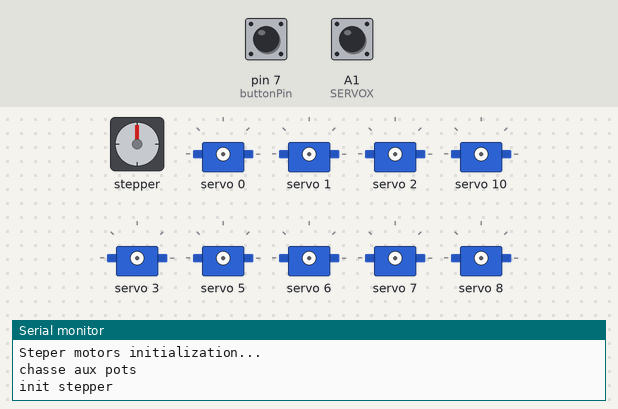
The sketch below on a simulated Arduino Uno, built with avr-gcc and run on an emulated ATmega328P. Shown: stepper motor, 9 × servo, the last lines printed to the serial monitor. Wiring (inferred from the names in the program): stepper motor driver (200 steps per turn assumed): step pin 12; direction pin 13; enable pin 8. The test bench sets the inputs (shaded band); at power-on: pin 7 (buttonPin) HIGH, A1 (SERVOX) HIGH.

Above: at 0.9 s.
1.0 s: pin 7 (buttonPin) pulled LOW for 0.15 s
At 6.2 s:
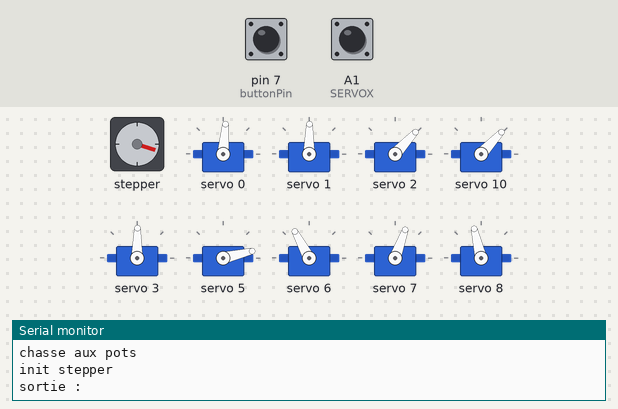
At 11.1 s:
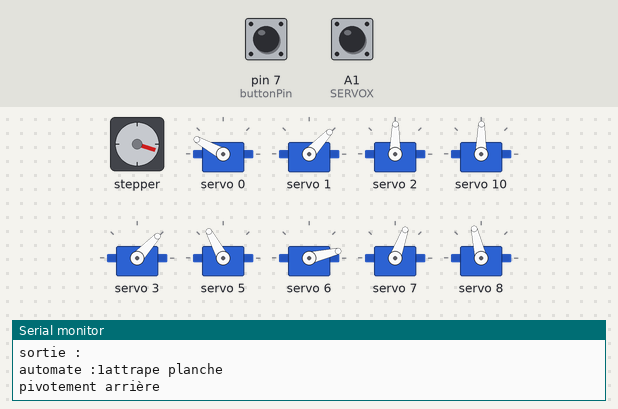
Timing chart, 0 to 22.8 s (numbered marks = the images above; inputs shaded):
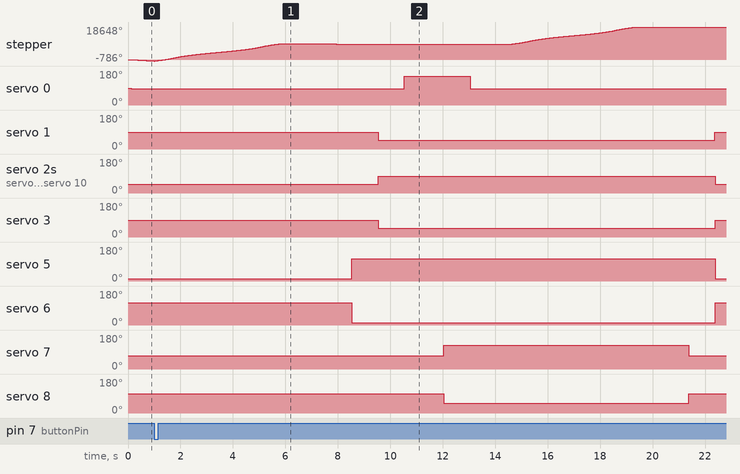

Measured:
- after the input at 1.0 s, servo 0: 85° → 151° after 9.5 s, → 85° 2.5 s later; servo 1, servo 3: 89° → 47° after 8.5 s; servo 2, servo 10: 47° → 89° after 8.5 s; servo 5: 13° → 118° after 7.5 s; servo 6: 118° → 13° after 7.5 s

The sketch:

testascenseur.ino
```cpp
#include <TM1637.h>
#include <SpeedyStepper.h>
// version du 28/01/2025
// commande du moteur pas à pas pour l'ascenseur à courroie
// avec commande des servo via ada1411 en I2c
// RAF : 4 canaux pour telecommande
// voies A1, 11, 9 et 10
// comment concilier commandes directes avec sequenceur ?
// etat d'attente avec lecture etat des 5 pattes de la RC
// si patte pince ==1 et etat== ouvertes,   fermeture pince, memorisation état,  retour à l'état d'attente.
// si patte pince ==0 et etat== fermées,   ouverture pince, memorisation état,  retour à l'état d'attente.
// idem pour inclinaison
//si patte 3==1  sequence de construction commence avec attrapage planche, inclinaison,
// attente patte4 == 1 pour eccartement, montée, centrage, pose,...
// attente patte4==0 pour retour en position initiale.


// voie 1 ouverture/fermeture pinces
// voie 2 inclinaison
// voie 3 declenchement construction

//RC canal 2      bleu      Hold            A1
//RC canal 3      orange    End Stop -Z     11
// RC canal 2  jaune     End Stop -X     9
// RC canal 2  blanc      End Stop -Y     10
// branchements sur CNC :
//RC canal 1      gris     Abort            A0
//RC canal 2      bleu      Hold            A1
//RC canal 3      orange    End Stop -Z     11
//RC canal 4      jaune     ZDir            7
// afficheur CLK  jaune     End Stop -X     9
// afficheurDIO  blanc      End Stop -Y     10
// servo 0 = inclinaison mat
// servo 1 = pince intérieurG
// servo 2 = pince intérieurD
// servo 10 = pince éxtérieurG // voie 4 HS
// servo 3 = pince éxtérieurD
// servo 5 = pince planche G
// servo 6 = pince planche D
// servo 7 = rotation pince éxtérieur
#define inclinaison_mat 0
#define pince_interieurG 1
#define pince_interieurD 2
#define pince_exterieurG 10
#define pince_exterieurD 3
#define pince_plancheG 5
#define pince_plancheD 6
#define rotation_pinces_exterieursG 7
#define rotation_pinces_exterieursD 8
const int buttonPin = 7;     // voie inter fin de course  = Z DIR
// les voies X et Z ne sont pas utilisés
//   libre pour COMMUNO2
// X Dir (5) , ca servait pour l'inter de démarrage
#include <Wire.h>
#include <Adafruit_PWMServoDriver.h>
//#define DEBUG
//#include "robot.h"
//#include "RCControl.h"
//#include "TM1637.h"
//#define CDE_RELAIS   4 // patte arduino branchement relais commande lumière
#define PWM_RELAIS   7 // patte arduino branchement telcommande voie hG
#define PWM_AFFICHEUR   11
#define CMD_MIN_MAX_FILTRE 5 //valeur pour filtrer autour du zero pour av/ar et G/D
#define COMMUNO1 4  // patte UNo pour comm vers arduino pince avant
#define COMMUNO2 9    // autres pinces valeur à trouver
#define TEMPS_AVANT_DEGUISEMENT 100000
const int MOTOR_STEP_PIN = 12;
const int MOTOR_DIRECTION_PIN = 13;
const int ENABLE =8;
const int stepfor1cm = 333;

#define SERVOMIN  150 // This is the 'minimum' pulse length count (out of 4096)
#define SERVOMAX  600 // This is the 'maximum' pulse length count (out of 4096)
#define USMIN  600 // This is the rounded 'minimum' microsecond length based on the minimum pulse of 150
#define USMAX  2400 // This is the rounded 'maximum' microsecond length based on the maximum pulse of 600
#define SERVO_FREQ 50 // Analog servos run at ~50 Hz updates

#define SERVOPINCE 11  //bouton gauche de la RC
#define SERVOINCLINE 9
#define SERVOX A1
#define SERVOY 10

//X STEP et Z STEP
//#define CLK 9//pins definitions for TM1637 and can be changed to other ports
//#define DIO 10
//RCControl control;
//Robot r;
// create the stepper motor object
SpeedyStepper stepper;
//TM1637 tm1637(CLK,DIO);
// called this way, it uses the default address 0x40
Adafruit_PWMServoDriver pwm = Adafruit_PWMServoDriver(0x40);
float throttle;
float steering;
float throttle0;
float steering0;
float deltav= 1; // valeur d'acceleration maxi
float commande_pinces;
//float commande_afficheur;
float commande_score;
int rcCalibrationPin = 2;  //  X sur CNC, à boucler au 5V
int score = 42;
uint32_t temps_dernier_score = 0;
int drapeau=0;
int buttonState = 0;
bool premierefois=true;
#define TEMPS_ENTRE_2_AFFICHAGES_MS 150   //300
// INITIALIZATION **************************************************
void setup()
{
//tm1637.init();
//tm1637.set(BRIGHT_TYPICAL);//BRIGHT_TYPICAL = 2,BRIGHT_DARKEST = 0,BRIGHTEST = 7;displayInt(42);
//displayInt(1515); // pour test
//pinMode(rcCalibrationPin, INPUT_PULLUP);
//pinMode(COMMUNO1, OUTPUT); // comm avec arduino pinces
//pinMode(COMMUNO2, OUTPUT); // comm avec arduino pinces
//pinMode(PWM_RELAIS, INPUT);// lecture manette RC pour leds
//pinMode(PWM_AFFICHEUR, INPUT);// lecture manette RC pour leds
Serial.begin(115200); // Serial output to console
delay(100);
Serial.println("Programme Testascenseur version du 23/01/2025");
Serial.println("dans Gaviou/MJC/coupe robot 2025");
Serial.println("Départ");
// STEPPER MOTORS INITIALIZATION
Serial.println("Steper motors initialization...");
pinMode(buttonPin, INPUT_PULLUP);
pinMode(ENABLE, OUTPUT);
pinMode(MOTOR_STEP_PIN, OUTPUT);
pinMode(MOTOR_DIRECTION_PIN, OUTPUT);

// declaration des 4 entrees RC
pinMode(SERVOPINCE, INPUT_PULLUP);
pinMode(SERVOINCLINE, INPUT_PULLUP);
pinMode(SERVOX, INPUT_PULLUP);
pinMode(SERVOY, INPUT_PULLUP);


// pour le controleur des servo
pwm.begin();
  /*
   * In theory the internal oscillator (clock) is 25MHz but it really isn't
   * that precise. You can 'calibrate' this by tweaking this number until
   * you get the PWM update frequency you're expecting!
   * The int.osc. for the PCA9685 chip is a range between about 23-27MHz and
   * is used for calculating things like writeMicroseconds()
   * Analog servos run at ~50 Hz updates, It is importaint to use an
   * oscilloscope in setting the int.osc frequency for the I2C PCA9685 chip.
   * 1) Attach the oscilloscope to one of the PWM signal pins and ground on
   *    the I2C PCA9685 chip you are setting the value for.
   * 2) Adjust setOscillatorFrequency() until the PWM update frequency is the
   *    expected value (50Hz for most ESCs)
   * Setting the value here is specific to each individual I2C PCA9685 chip and
   * affects the calculations for the PWM update frequency.
   * Failure to correctly set the int.osc value will cause unexpected PWM results
   */
  pwm.setOscillatorFrequency(27000000);
  pwm.setPWMFreq(SERVO_FREQ);  // Analog servos run at ~50 Hz updates
  delay(5);
// initialisation
// CHASSE AUX POTS
// CAD attrape planche en position passante (+ 10mm par rapport à la butée basse)
// pinces à pots non verrouillées
// pinces à pots extérieures rentrées
// pivot ascenceur vers l'avant
Serial.println("chasse aux pots");
    pwm.setPWM(inclinaison_mat, 0, 290);// 290 postion avant 430 position arrière
    pwm.setPWM(pince_interieurG, 0, 300);// 210 verrouillé 300 deverrouillé
    pwm.setPWM(pince_interieurD, 0, 210);// 300 verrouillé 210 deverrouillé
    pwm.setPWM(pince_exterieurG, 0, 210);// 300 verrouillé210 deverrouillé
    pwm.setPWM(pince_exterieurD, 0, 300);// 210 verrouillé 300 deverrouillé
    pwm.setPWM(pince_plancheG, 0, 140);// 360 verrouillé 140 deverrouillé
    pwm.setPWM(pince_plancheD, 0, 360);//140 verrouillé 360 deverrouillé
    pwm.setPWM(rotation_pinces_exterieursG, 0, 260);// 260 centré 375 sorti
    pwm.setPWM(rotation_pinces_exterieursD, 0, 330);// 330 centré 220 sorti
// init pos ascenseur, max en bas
init_stepper();
Serial.println("sortie :");

// on monte un peu, pour etre en postion d'attrapage des planches
monte(5500);
//while(1);// attente pour test
delay(1500);
}
//****************************************************************************************
//**********************************************************************
void loop()
{
int etatlu;

etatlu = digitalRead(SERVOX);
Serial.print("automate :");
Serial.print(etatlu);
if(etatlu==1)  // on lance la construction
  {
    automate();
}
etatlu = digitalRead(SERVOX);
Serial.print("fin construction :");
Serial.print(etatlu);
if(etatlu==1)  // on lance la construction
  {
delay(1500);
}
//--------
etatlu = digitalRead(SERVOPINCE);
Serial.print("pinces :");
Serial.print(etatlu);
if(etatlu==1)  // on verrouille
  {
    pwm.setPWM(pince_interieurG, 0, 210);// 210 verrouillé 300 deverrouillé
    pwm.setPWM(pince_interieurD, 0, 300);// 300 verrouillé 210 deverrouillé
    pwm.setPWM(pince_exterieurG, 0, 300);// 300 verrouillé210 deverrouillé
    pwm.setPWM(pince_exterieurD, 0, 210);// 210 verrouillé 300 deverrouillé
}
else
  {
    pwm.setPWM(pince_interieurG, 0, 300);// 210 verrouillé 300 deverrouillé
    pwm.setPWM(pince_interieurD, 0, 210);// 300 verrouillé 210 deverrouillé
    pwm.setPWM(pince_exterieurG, 0, 210);// 300 verrouillé210 deverrouillé
    pwm.setPWM(pince_exterieurD, 0, 300);// 210 verrouillé 300 deverrouillé
       // descente ascenseur suite à depose baderolle
    if(premierefois==true)
    {premierefois=false;
    delay(3000);
    descend(5000);
      }
}
delay(50);
etatlu = digitalRead(SERVOINCLINE);
Serial.print(" incline :");
Serial.println(etatlu);
if(etatlu==1)  // on incline
  {
    pwm.setPWM(inclinaison_mat, 0, 430);// 290 postion avant 430 position arrière
}
else
  {
    pwm.setPWM(inclinaison_mat, 0, 290);// 290 postion avant 430 position arrière
}
delay(50);


}

void loop_old()
{
//@@@@@@@@@@@@@@@@@@@@@@@@@@@@@@@@@@@@@@@@@@@@@@@@@@@@@@@@@@@@@@@@@@@@
//ATTRAPER PLANCHE
// descente attrape planche,position basse
// verrouillage pinces à planche
// verrouillage pinces à pots
// pinces à pots extérieures rentrées
// pivot ascenceur vers l'avant
delay(2000);
descend(400);
Serial.println("attrape planche");
delay(1500);
pwm.setPWM(pince_plancheG, 0, 360);// 360 verrouillé 140 deverrouillé
pwm.setPWM(pince_plancheD, 0, 140);//  140 verrouillé 360 deverrouillé
delay(1000);
pwm.setPWM(pince_interieurG, 0, 210);// 210 verrouillé 300 deverrouillé
pwm.setPWM(pince_interieurD, 0, 300);// 300 verrouillé 210 deverrouillé
pwm.setPWM(pince_exterieurG, 0, 300);//
pwm.setPWM(pince_exterieurD, 0, 210);// 210 verrouillé 300 deverrouillé

//while(1);// attente pour test

//@@@@@@@@@@@@@@@@@@@@@@@@@@@@@@@@@@@@@@@@@@@@@@@@@@@@@@@@@@@@@@@@@@@@
// PIVOTER POUR TRANSPORT
// attrape planche en position basse (+ 10mm par rapport à la butée basse)
// pinces à pots  verrouillées
// pinces à pots extérieures rentrées
// pivotement ascenceur vers l'arrière
delay(1000);
//monte(666);//?????
Serial.println("pivotement arrière");
pwm.setPWM(inclinaison_mat, 0, 430);// 290 postion avant 430 position arrière
delay(500);
//while(1);// attente pour test


//@@@@@@@@@@@@@@@@@@@@@@@@@@@@@@@@@@@@@@@@@@@@@@@@@@@@@@@@@@@@@@@@@@@@
// ECCARTER LES POTS EXTERIEURS
// attrape planche en position basse (+ 10mm par rapport à la butée basse)
// pinces à pots  verrouillées
// pinces à pots extérieures rentrées
// pivotement ascenceur vers l'arrière
delay(1000);

Serial.println("eccartement pinces ext");
pwm.setPWM(rotation_pinces_exterieursG, 0, 375);// 260 centré 375 sorti
pwm.setPWM(rotation_pinces_exterieursD, 0, 220);// 330 centré 220 sorti
//while(1);// attente pour test

//@@@@@@@@@@@@@@@@@@@@@@@@@@@@@@@@@@@@@@@@@@@@@@@@@@@@@@@@@@@@@@@@@@@@
// PLACER LE GRADIN
// attrape planche en position basse (+ 10mm par rapport à la butée basse)
// pinces à pots  verrouillées
// pinces à pots extérieures rentrées
// pivotement ascenceur vers l'avant
delay(1000);
Serial.println("pivotement avant");
pwm.setPWM(inclinaison_mat, 0, 290);// 290 postion avant 430 position arrière
delay(500);
//while(1);// attente pour test

//@@@@@@@@@@@@@@@@@@@@@@@@@@@@@@@@@@@@@@@@@@@@@@@@@@@@@@@@@@@@@@@@@@@@
// MONTER LES POTS EXTERIEURS ET LA PLANCHE SUP
// attrape planche en position basse (+ 10mm par rapport à la butée basse)
// pinces à pots  verrouillées
// pinces à pots extérieures sorties

delay(1000);
 // vers le haut
Serial.println("montée");
monte(5500);
delay(1000);
//r.setMovingSpeeds(0,0);
//while(1);// attente pour test

//@@@@@@@@@@@@@@@@@@@@@@@@@@@@@@@@@@@@@@@@@@@@@@@@@@@@@@@@@@@@@@@@@@@@
// RECENTRER LES POTS EXTERIEURS
// attrape planche en position basse (+ 10mm par rapport à la butée basse)
// pinces à pots  verrouillées
// pinces à pots extérieures rentrées
// pivotement ascenceur vers l'arrière
delay(1000);

Serial.println("re centrage pinces ext");
pwm.setPWM(rotation_pinces_exterieursG, 0, 260);// 260 centré 375 sorti
pwm.setPWM(rotation_pinces_exterieursD, 0, 330);// 330 centré 220 sorti
//while(1);// attente pour test


//@@@@@@@@@@@@@@@@@@@@@@@@@@@@@@@@@@@@@@@@@@@@@@@@@@@@@@@@@@@@@@@@@@@@
// POSER LES POTS EXTERIEURS ET LA PLANCHE SUP
// attrape planche en position basse (+ 10mm par rapport à la butée basse)
// pinces à pots  verrouillées
// pinces à pots extérieures rentrées
// pivotement ascenceur vers l'arrière
delay(1000);
Serial.println("pose etage sup");
pwm.setPWM(pince_interieurG, 0, 300);// 210 verrouillé 300 deverrouillé
pwm.setPWM(pince_interieurD, 0, 210);// 300 verrouillé 210 deverrouillé
pwm.setPWM(pince_exterieurG, 0, 210);// 210 verrouillé 300 deverrouillé
pwm.setPWM(pince_exterieurD, 0,300);// 210 verrouillé 300 deverrouillé
pwm.setPWM(pince_plancheG, 0, 140);// 360 verrouillé 140 deverrouillé
pwm.setPWM(pince_plancheD, 0,360);//  140 verrouillé 360 deverrouillé


//@@@@@@@@@@@@@@@@@@@@@@@@@@@@@@@@@@@@@@@@@@@@@@@@@@@@@@@@@@@@@@@@@@@@
// MONTER UN PEU POUR POUVOIR RECULER
// attrape planche en position basse (+ 10mm par rapport à la butée basse)
// pinces à pots  verrouillées
// pinces à pots extérieures sorties

delay(1000);
Serial.println("montée sup");
//monte(100);  on suppose que ca tombe

delay(50);


//@@@@@@@@@@@@@@@@@@@@@@@@@@@@@@@@@@@@@@@@@@@@@@@@@@@@@@@@@@@@@@@@@@@@@
// redescente
delay(1000);
descend(5200);
//while(1);// attente pour test

//@@@@@@@@@@@@@@@@@@@@@@@@@@@@@@@@@@@@@@@@@@@@@@@@@@@@@@@@@@@@@@@@@@@@
// CHASSE AUX POTS
// CAD attrape planche en position passante (+ 10mm par rapport à la butée basse)
// pinces à pots non verrouillées
// pinces à pots extérieures rentrées
// pivot ascenceur vers l'avant
delay(1000);
Serial.println("chasse aux pots");
pwm.setPWM(inclinaison_mat, 0, 430);// 290 postion avant 430 position arrière
pwm.setPWM(pince_interieurG, 0, 300);// 210 verrouillé 300 deverrouillé
pwm.setPWM(pince_interieurD, 0, 210);// 300 verrouillé 210 deverrouillé
pwm.setPWM(pince_exterieurG, 0, 210);//
pwm.setPWM(pince_exterieurD, 0, 300);// 210 verrouillé 300 deverrouillé
pwm.setPWM(pince_plancheG, 0, 140);// 360 verrouillé 140 deverrouillé
pwm.setPWM(pince_plancheD, 0, 360);//  140 verrouillé 360 deverrouillé
pwm.setPWM(rotation_pinces_exterieursG, 0, 260);// 260 centré 375 sorti
pwm.setPWM(rotation_pinces_exterieursD, 0, 330);// 330 centré 220 sorti
// init pos ascenseur, max en bas
init_stepper();
monte(500);
Serial.println("sortie :");
delay(500);
while(1);// attente
}
//******************************************************************
//******************************************************
void displayInt(int value) {
  int reste = 0;
  int milliers = value/1000;
  reste = value - milliers*1000;
  int centaine = reste/100;
  reste = reste - centaine*100;
  int dixaine = reste/10;
  int unite = reste - dixaine * 10;
 // tm1637.display(0,milliers);
  //tm1637.display(1,centaine);
  //tm1637.display(2,dixaine);
  //tm1637.display(3,unite);
}
//********************************************************************
void init_stepper(void)  // pour aller cherche le fin course de l'ascenseur
{
buttonState = digitalRead(buttonPin);
Serial.println("init stepper");
digitalWrite(ENABLE,0);
digitalWrite(MOTOR_DIRECTION_PIN, LOW);
while(buttonState ==1) // recherche butée basse ascenseur
  {
   buttonState = digitalRead(buttonPin);
  digitalWrite(MOTOR_STEP_PIN, HIGH);
  //delayMicroseconds(2000);//150
  delay_1us();
  digitalWrite(MOTOR_STEP_PIN, LOW);
  delayMicroseconds(2000);//150
}
}
//**********************************************************************
void delay_1us()
{
__asm__ __volatile__ (
      "nop" "\n\t"
      "nop" "\n\t"
      "nop" "\n\t"
      "nop" "\n\t"
      "nop" "\n\t"
      "nop" "\n\t"
      "nop" "\n\t"
      "nop" "\n\t"
      "nop" "\n\t"
      "nop" "\n\t"
      "nop" "\n\t"
      "nop" "\n\t"
      "nop" "\n\t"
      "nop" "\n\t"
      "nop" "\n\t"
      "nop");
}
//**********************************************************
void monte(int pas)
{
  // 333 pas pour 1 cm
long numberOfSteps = pas;
int n;
digitalWrite(ENABLE,0);
digitalWrite(MOTOR_DIRECTION_PIN, HIGH);  // high motée
for(n = 0; n < (numberOfSteps/2); n++)
{
  digitalWrite(MOTOR_STEP_PIN, HIGH);
  //delayMicroseconds(2000);//150
  delay_1us();
  digitalWrite(MOTOR_STEP_PIN, LOW);
  //delayMicroseconds(1000);//150
  //delayMicroseconds(300);//150
  delayMicroseconds(abs(500-n/2)+500);
  //Serial.println(n);
}
for(n = (numberOfSteps/2); n >0 ; n--)
{
  digitalWrite(MOTOR_STEP_PIN, HIGH);
  //delayMicroseconds(2000);//150
  delay_1us();
  digitalWrite(MOTOR_STEP_PIN, LOW);
  //delayMicroseconds(1000);//150
  //delayMicroseconds(300);//150
  delayMicroseconds(abs(500-n/2)+500);
  //Serial.println(n);
}
}
//**********************************************************
void descend(int pas)
{
  // 333 pas pour 1 cm
long numberOfSteps = pas;
int n;
digitalWrite(ENABLE,0);
digitalWrite(MOTOR_DIRECTION_PIN, LOW);  // high motée
for(n = 0; n < (numberOfSteps/2); n++)
{
  digitalWrite(MOTOR_STEP_PIN, HIGH);
  delay_1us();
  digitalWrite(MOTOR_STEP_PIN, LOW);
  delayMicroseconds(abs(500-n/2)+500);
}
for(n = (numberOfSteps/2); n >0 ; n--)
{
  digitalWrite(MOTOR_STEP_PIN, HIGH);
  delay_1us();
  digitalWrite(MOTOR_STEP_PIN, LOW);
  delayMicroseconds(abs(500-n/2)+500);

}
}

void automate(void)
{
//@@@@@@@@@@@@@@@@@@@@@@@@@@@@@@@@@@@@@@@@@@@@@@@@@@@@@@@@@@@@@@@@@@@@
//ATTRAPER PLANCHE
// descente attrape planche,position basse
// verrouillage pinces à planche
// verrouillage pinces à pots
// pinces à pots extérieures rentrées
// pivot ascenceur vers l'avant
delay(500);
descend(200);
Serial.println("attrape planche");
delay(500);
pwm.setPWM(pince_plancheG, 0, 360);// 360 verrouillé 140 deverrouillé
pwm.setPWM(pince_plancheD, 0, 140);//  140 verrouillé 360 deverrouillé
delay(1000);
pwm.setPWM(pince_interieurG, 0, 210);// 210 verrouillé 300 deverrouillé
pwm.setPWM(pince_interieurD, 0, 300);// 300 verrouillé 210 deverrouillé
pwm.setPWM(pince_exterieurG, 0, 300);//
pwm.setPWM(pince_exterieurD, 0, 210);// 210 verrouillé 300 deverrouillé

//while(1);// attente pour test

//@@@@@@@@@@@@@@@@@@@@@@@@@@@@@@@@@@@@@@@@@@@@@@@@@@@@@@@@@@@@@@@@@@@@
// PIVOTER POUR TRANSPORT
// attrape planche en position basse (+ 10mm par rapport à la butée basse)
// pinces à pots  verrouillées
// pinces à pots extérieures rentrées
// pivotement ascenceur vers l'arrière
delay(1000);
//monte(666);//?????
Serial.println("pivotement arrière");
pwm.setPWM(inclinaison_mat, 0, 430);// 290 postion avant 430 position arrière
delay(500);
//while(1);// attente pour test


//@@@@@@@@@@@@@@@@@@@@@@@@@@@@@@@@@@@@@@@@@@@@@@@@@@@@@@@@@@@@@@@@@@@@
// ECCARTER LES POTS EXTERIEURS
// attrape planche en position basse (+ 10mm par rapport à la butée basse)
// pinces à pots  verrouillées
// pinces à pots extérieures rentrées
// pivotement ascenceur vers l'arrière
delay(1000);

Serial.println("eccartement pinces ext");
pwm.setPWM(rotation_pinces_exterieursG, 0, 375);// 260 centré 375 sorti
pwm.setPWM(rotation_pinces_exterieursD, 0, 220);// 330 centré 220 sorti
//while(1);// attente pour test

//@@@@@@@@@@@@@@@@@@@@@@@@@@@@@@@@@@@@@@@@@@@@@@@@@@@@@@@@@@@@@@@@@@@@
// PLACER LE GRADIN
// attrape planche en position basse (+ 10mm par rapport à la butée basse)
// pinces à pots  verrouillées
// pinces à pots extérieures rentrées
// pivotement ascenceur vers l'avant
delay(1000);
Serial.println("pivotement avant");
pwm.setPWM(inclinaison_mat, 0, 290);// 290 postion avant 430 position arrière
delay(500);
//while(1);// attente pour test

//@@@@@@@@@@@@@@@@@@@@@@@@@@@@@@@@@@@@@@@@@@@@@@@@@@@@@@@@@@@@@@@@@@@@
// MONTER LES POTS EXTERIEURS ET LA PLANCHE SUP
// attrape planche en position basse (+ 10mm par rapport à la butée basse)
// pinces à pots  verrouillées
// pinces à pots extérieures sorties

delay(1000);
 // vers le haut
Serial.println("montée");
monte(5500);
delay(1000);
//r.setMovingSpeeds(0,0);
//while(1);// attente pour test

//@@@@@@@@@@@@@@@@@@@@@@@@@@@@@@@@@@@@@@@@@@@@@@@@@@@@@@@@@@@@@@@@@@@@
// RECENTRER LES POTS EXTERIEURS
// attrape planche en position basse (+ 10mm par rapport à la butée basse)
// pinces à pots  verrouillées
// pinces à pots extérieures rentrées
// pivotement ascenceur vers l'arrière
delay(1000);

Serial.println("re centrage pinces ext");
pwm.setPWM(rotation_pinces_exterieursG, 0, 260);// 260 centré 375 sorti
pwm.setPWM(rotation_pinces_exterieursD, 0, 330);// 330 centré 220 sorti
//while(1);// attente pour test


//@@@@@@@@@@@@@@@@@@@@@@@@@@@@@@@@@@@@@@@@@@@@@@@@@@@@@@@@@@@@@@@@@@@@
// POSER LES POTS EXTERIEURS ET LA PLANCHE SUP
// attrape planche en position basse (+ 10mm par rapport à la butée basse)
// pinces à pots  verrouillées
// pinces à pots extérieures rentrées
// pivotement ascenceur vers l'arrière
delay(1000);
Serial.println("pose etage sup");
pwm.setPWM(pince_interieurG, 0, 300);// 210 verrouillé 300 deverrouillé
pwm.setPWM(pince_interieurD, 0, 210);// 300 verrouillé 210 deverrouillé
pwm.setPWM(pince_exterieurG, 0, 210);// 210 verrouillé 300 deverrouillé
pwm.setPWM(pince_exterieurD, 0,300);// 210 verrouillé 300 deverrouillé
pwm.setPWM(pince_plancheG, 0, 140);// 360 verrouillé 140 deverrouillé
pwm.setPWM(pince_plancheD, 0,360);//  140 verrouillé 360 deverrouillé


//@@@@@@@@@@@@@@@@@@@@@@@@@@@@@@@@@@@@@@@@@@@@@@@@@@@@@@@@@@@@@@@@@@@@
// MONTER UN PEU POUR POUVOIR RECULER
// attrape planche en position basse (+ 10mm par rapport à la butée basse)
// pinces à pots  verrouillées
// pinces à pots extérieures sorties

delay(1000);
Serial.println("montée sup");
//monte(100);  on suppose que ca tombe
}
```
